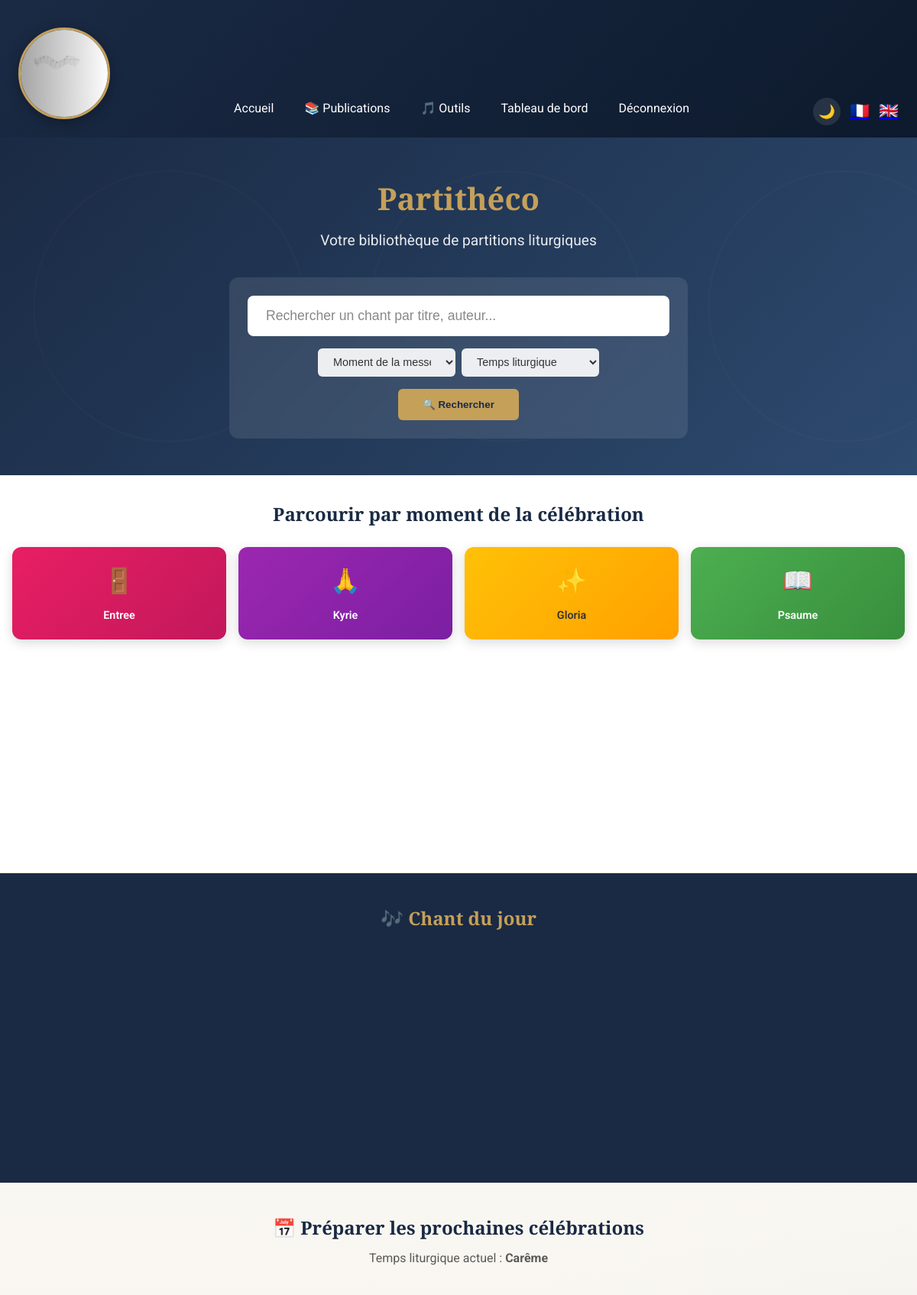
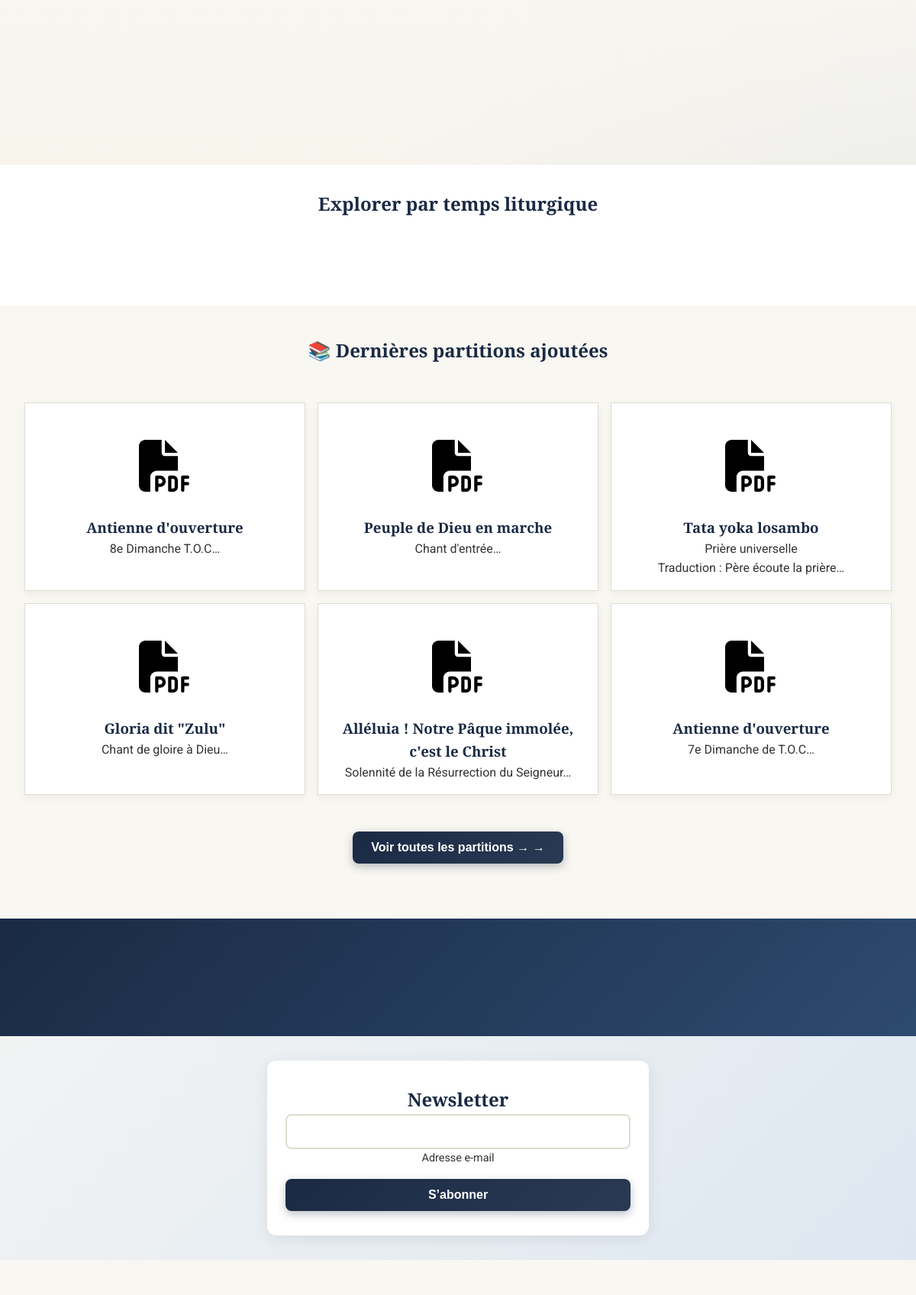
The page / (signed in, upper part) on the database its author committed (2 pictures, top to bottom).
### tables this page shows
CREATE TABLE projects (
                id INTEGER PRIMARY KEY AUTOINCREMENT,
                user_id INTEGER NOT NULL,
                title TEXT NOT NULL,
                description TEXT NOT NULL,
                thumbnail TEXT,
                date_publication DATETIME DEFAULT CURRENT_TIMESTAMP, media TEXT, author TEXT, arranger TEXT, genre TEXT, tonality TEXT, moment_messe TEXT, temps_liturgique TEXT, is_liturgical BOOLEAN DEFAULT 0, voix TEXT,
                FOREIGN KEY(user_id) REFERENCES users(id)
            );

### assets/locales/trad.php (called while the page is built, shortened)
<?php
$lang = $_SESSION['lang']
         ?? ($_COOKIE['lang'] ?? 'fr');
$transFile = __DIR__ . "/{$lang}.php";
$t = include $transFile;

### classes/ProjectRepository.php (called while the page is built, shortened)
<?php
class ProjectRepository {
    private PDO $pdo;
    public function __construct(PDO $pdo) {
        $this->pdo = $pdo;
    }
    public function getProjects(int $limit = 5, int $offset = 0): array {
        $stmt = $this->pdo->prepare("
            SELECT p.*, u.username
            FROM projects p
            JOIN users u ON p.user_id = u.id
            ORDER BY p.date_publication DESC
            LIMIT :limit OFFSET :offset
        ");
        $stmt->bindValue(':limit', $limit, PDO::PARAM_INT);
        $stmt->bindValue(':offset', $offset, PDO::PARAM_INT);
        $stmt->execute();
        return $stmt->fetchAll(PDO::FETCH_ASSOC);
    }
}

### classes/CatalogService.php (called while the page is built, shortened)
<?php
class CatalogService {
    public function getMoments(): array {
        return [
            ['slug' => 'entree', 'nom' => 'Entree', 'icon' => '🚪'],
            ['slug' => 'kyrie', 'nom' => 'Kyrie', 'icon' => '🙏'],
            ['slug' => 'gloria', 'nom' => 'Gloria', 'icon' => '✨'],
            ['slug' => 'psaume', 'nom' => 'Psaume', 'icon' => '📖'],
            ['slug' => 'acclamation', 'nom' => 'Acclamation', 'icon' => '🎵'],
            ['slug' => 'credo', 'nom' => 'Credo', 'icon' => '✝️'],
            ['slug' => 'offertoire', 'nom' => 'Offertoire', 'icon' => '🍞'],
            ['slug' => 'sanctus', 'nom' => 'Sanctus', 'icon' => '👼'],
            ['slug' => 'agnus', 'nom' => 'Agnus Dei', 'icon' => '🐑'],
            ['slug' => 'communion', 'nom' => 'Communion', 'icon' => '🍷'],
            ['slug' => 'envoi', 'nom' => 'Envoi', 'icon' => '🕊️'],
            ['slug' => 'marie', 'nom' => 'Chants a Marie', 'icon' => '💙'],
        ];
    }
    public function getTempsLiturgiques(bool $lowercaseSlugs = false): array {
        if ($lowercaseSlugs) {
            return [
                ['slug' => 'avent', 'nom' => 'Avent'],
                ['slug' => 'noel', 'nom' => 'Noël'],
                ['slug' => 'careme', 'nom' => 'Carême'],
                ['slug' => 'paques', 'nom' => 'Pâques'],
                ['slug' => 'ordinaire', 'nom' => 'Temps Ordinaire'],
            ];
        }
        return [
            ['slug' => 'Avent', 'nom' => 'Avent'],
            ['slug' => 'Noël', 'nom' => 'Noël'],
            ['slug' => 'Carême', 'nom' => 'Carême'],
            ['slug' => 'Pâques', 'nom' => 'Pâques'],
            ['slug' => 'Ordinaire', 'nom' => 'Temps Ordinaire'],
        ];
    }
    public function buildHomePageData(ProjectRepository $projectRepository): array {
        $projects = $projectRepository->getProjects(6, 0);
        $allProjects = $projectRepository->getProjects(100, 0);
        $chantDuJour = !empty($allProjects) ? $allProjects[array_rand($allProjects)] : null;
        try {
            $season = LiturgicalCalendar::nextSundaySeason();
            $suggestions = $projectRepository->getByTemps($season, 4);
        } catch (\Throwable $e) {
            $season = 'Ordinaire';
            $suggestions = [];
        }
        $prochainsDimanches = [];
        $today = new \DateTime();
        for ($i = 0; $i < 3; $i++) {
            $sunday = clone $today;
            $sunday->modify('next sunday');
            $sunday->modify("+{$i} week");
            $prochainsDimanches[] = [
                'date' => $sunday->format('d/m/Y'),
                'jour' => $sunday->format('l'),
                'temps' => $season,
            ];
        }
        return [
            'projects' => $projects,
            'allProjects' => $allProjects,
            'chantDuJour' => $chantDuJour,
            'season' => $season,
            'suggestions' => $suggestions,
            'prochainsDimanches' => $prochainsDimanches,
            'totalPartitions' => count($allProjects),
            'moments' => $this->getMoments(),
            'tempsLiturgiques' => $this->getTempsLiturgiques(true),
        ];
    }
}

### classes/LiturgicalCalendar.php (called while the page is built, shortened)
<?php
class LiturgicalCalendar {
    public static function easterDate(int $year): \DateTime {
        $a = $year % 19;
        $b = intdiv($year, 100);
        $c = $year % 100;
        $d = intdiv($b, 4);
        $e = $b % 4;
        $f = intdiv($b + 8, 25);
        $g = intdiv($b - $f + 1, 3);
        $h = (19 * $a + $b - $d - $g + 15) % 30;
        $i = intdiv($c, 4);
        $k = $c % 4;
        $l = (32 + 2 * $e + 2 * $i - $h - $k) % 7;
        $m = intdiv($a + 11 * $h + 22 * $l, 451);
        $month = intdiv($h + $l - 7 * $m + 114, 31);
        $day = (($h + $l - 7 * $m + 114) % 31) + 1;
        return new \DateTime("$year-$month-$day");
    }
    public static function getSeason(\DateTime $date): string {
        $year = (int)$date->format('Y');
        $easter = self::easterDate($year);
        $ashWednesday = (clone $easter)->modify('-46 days');
        $christmas = new \DateTime("$year-12-25");
        $adventStart = clone $christmas;
        $prevChristmas = new \DateTime(($year - 1) . "-12-25");
        $epiphany = new \DateTime("$year-01-06");
        $baptismOfLord = (clone $epiphany)->modify('next sunday');
        $holyThursday = (clone $easter)->modify('-3 days');
        if ($date >= $ashWednesday && $date < $holyThursday) {
            return 'Carême';
        }
        return 'Ordinaire';
    }
    public static function nextSundaySeason(): string {
        $today = new \DateTime();
        $nextSunday = clone $today;
        if ($today->format('N') != 7) {
            $nextSunday->modify('next sunday');
        }
        return self::getSeason($nextSunday);
    }
}

### index.php (the view, shortened to what this page needs)
<?php
require_once __DIR__ . '/assets/locales/trad.php';
$successNL = false;
$db         = new Database();
$pdo        = $db->getPDO();
$projectRepository = new ProjectRepository($pdo);
$catalogService = new CatalogService();
$homeData = $catalogService->buildHomePageData($projectRepository);
extract($homeData, EXTR_SKIP);
include __DIR__ . '/includes/header.php';
include __DIR__ . '/includes/navbar.php';
?>
<main>
  <section class="hero-section">
    <div class="hero-content">
      <h1>Partithéco</h1>
      <p class="tagline">Votre bibliothèque de partitions liturgiques</p>
      <div class="hero-search">
        <form action="publications.php" method="get">
          <input type="text" name="q" placeholder="Rechercher un chant par titre, auteur...">
          <div class="search-filters-row">
            <select name="moment">
              <option value="">Moment de la messe</option>
            </select>
            <select name="temps">
              <option value="">Temps liturgique</option>
            </select>
          </div>
          <button type="submit" class="btn-search">🔍 Rechercher</button>
        </form>
      </div>
    </div>
  </section>
  <section class="moments-nav">
    <h2>Parcourir par moment de la célébration</h2>
    <div class="moments-grid">
      <?php foreach ($moments as $m): ?>
        <a href="publications.php?moment=<?= $m['slug'] ?>&lang=<?= $lang ?>" class="moment-card <?= $m['slug'] ?>">
          <span class="icon"><?= $m['icon'] ?></span>
          <span><?= $m['nom'] ?></span>
        </a>
      <?php endforeach; ?>
    </div>
  </section>
  <?php if ($chantDuJour): ?>
  <section class="chant-jour">
    <h2>🎶 Chant du jour</h2>
  </section>
  <?php endif; ?>
  <section class="calendar-section">
    <h2>📅 Préparer les prochaines célébrations</h2>
    <p class="subtitle">Temps liturgique actuel : <strong><?= htmlspecialchars($season) ?></strong></p>
    <div class="calendar-cards">
    </div>
  </section>
  <section class="temps-section">
    <h2>Explorer par temps liturgique</h2>
    <div class="temps-grid">
    </div>
  </section>
  <section class="publications-section">
    <h2>📚 Dernières partitions ajoutées</h2>
    <div id="projectsContainer">
      <?php $i = 0; ?>
      <?php foreach ($projects as $project): ?>
        <?php
          $file    = $project['thumbnail'] ?? '';
          $ext     = strtolower(pathinfo($file, PATHINFO_EXTENSION));
          $fileUrl = "assets/img/{$file}";
          $detail  = "project.php?id={$project['id']}&lang={$lang}";
        ?>
        <div class="project-item" style="--order: <?= $i++ ?>">
          <?php if (in_array($ext, ['jpg','jpeg','png','gif'])): ?>
            <a href="javascript:void(0)" onclick="openLightbox('<?= htmlspecialchars($fileUrl) ?>')">
              <img
                src="<?= htmlspecialchars($fileUrl) ?>"
                alt="<?= htmlspecialchars($project['title'], ENT_NOQUOTES, 'UTF-8', false) ?>"
                class="project-thumbnail">
            </a>
          <?php elseif ($ext === 'pdf'): ?>
            <a href="javascript:void(0)" onclick="openPDF('<?= htmlspecialchars($fileUrl) ?>')">
              <img
                src="/assets/static/file-pdf-solid.svg"
                alt="PDF : <?= htmlspecialchars($project['title'],ENT_NOQUOTES, 'UTF-8', false) ?>"
                class="project-thumbnail pdf-icon">
            </a>
          <?php endif; ?>
          <h3>
            <a href="<?= htmlspecialchars($detail) ?>">
              <?= htmlspecialchars($project['title'], ENT_NOQUOTES, 'UTF-8', false) ?>
            </a>
          </h3>
          <p>
            <?= nl2br(htmlspecialchars(substr($project['description'], 0, 80), ENT_NOQUOTES, 'UTF-8', false)) ?>…
          </p>
        </div>
      <?php endforeach; ?>
    </div>
    <button
      type="button"
      class="btn-load-more"
      onclick="location.href='publications.php?lang=<?= htmlspecialchars($lang) ?>'">
      Voir toutes les partitions →
    </button>
  </section>
  <section class="stats-section">
    <div class="stats-grid">
    </div>
  </section>
  <section id="newsletter" class="animated-form centered-section">
    <h2 class="fade-in-up" style="--delay:0.1s;">
      <?= htmlspecialchars($t['newsletter']['title']) ?>
    </h2>
    <?php if (!empty($successNL)): ?>
      <p class="fade-in-up" style="--delay:0.2s;">
        <?= htmlspecialchars($t['newsletter']['success']) ?>
      </p>
    <?php else: ?>
      <?php $delay = 0.2; ?>
      <form method="post" class="newsletter-form" novalidate>
        <div class="form-group" style="--delay:<?= $delay ?>s">
          <input
            type="email"
            id="newsletterEmail"
            name="newsletter_email"
            placeholder=" "
            required>
          <label for="newsletterEmail">
            <?= htmlspecialchars($t['form']['email']) ?>
          </label>
          <div class="form-line"></div>
        </div>
        <?php $delay += 0.1; ?>
        <button
          type="submit"
          name="newsletter_submit"
          class="form-btn btn-primary"
          style="--delay:<?= $delay ?>s;">
          <?= htmlspecialchars($t['buttons']['subscribe']) ?>
        </button>
      </form>
    <?php endif; ?>
  </section>
</main>

### assets/css/base.css (style rules this page uses)
:root { --color-lit-night: #1a2a44; --color-lit-gold: #c5a059; --color-lit-white: #f9f7f2; --color-lit-accent: #8e2424; --primary-light: var(--color-lit-night); --text-action: var(--color-lit-accent); --background: var(--color-lit-white); --font-family: 'Roboto', Arial, sans-serif; --card-bg: #ffffff; --text-color: #333333; --border-color: #e0dcd0; --navbar-shadow: rgba(0,0,0,0.15); --skeleton-bg: #e8e4dc; }
*, *::before, *::after { box-sizing: border-box; margin: 0; padding: 0; }
html, body { height: 100%; }
body { display: flex; flex-direction: column; min-height: 100vh; font-family: var(--font-family); background-color: var(--background); color: var(--text-color); line-height: 1.6; transition: background-color 0.3s, color 0.3s; }
main { flex: 1; position: relative; z-index: 0; transition: background 0.3s; }
main { background: linear-gradient( 135deg, rgba(255, 255, 255, 0.272) 50%, rgba(220,230,240,0.95) 100% ); }

### assets/css/animations.css (style rules this page uses)
.fade-in-up { opacity: 0; transform: translateY(20px); animation: fadeInUp 0.6s ease-out forwards; animation-delay: var(--delay, 0s); text-align: center; }

### assets/css/buttons.css (style rules this page uses)
.btn-primary, .btn-load-more, .newsletter-form button, .comment-form button, #backToTop { display: inline-flex; align-items: center; justify-content: center; gap: 0.5rem; padding: 0.75rem 1.5rem; background: linear-gradient(135deg, var(--color-lit-night) 0%, #2a3a54 100%); color: #fff; font-weight: 600; font-size: 1rem; border: none; border-radius: 8px; box-shadow: 0 4px 12px rgba(26, 42, 68, 0.3); cursor: pointer; transition: all 0.3s ease; text-decoration: none; }
.btn-load-more { display: block; margin: 2rem auto; }
.btn-load-more::after { content: '→'; transition: margin-left 0.2s ease; }

### assets/css/projects.css (style rules this page uses)
#projectsContainer { display:flex !important; flex-wrap:wrap !important; gap:1rem !important; padding:1rem !important; justify-content: center !important; }
.project-item { background: var(--card-bg); border: 1px solid var(--border-color); padding: 1rem; flex: 1 1 300px; box-shadow: 0 0 5px rgba(0,0,0,0.1); transition: transform .3s, box-shadow .3s, background .3s, border .3s; opacity: 0; transform: translateY(20px); animation: fadeInUp .6s ease-out forwards; animation-delay: calc(var(--order)*100ms); }
.project-thumbnail { width:100%; height:100px; object-fit:cover; border-radius:4px; margin-bottom:.5rem; }
.pdf-icon { display:block; width:150px; margin:1rem auto; object-fit:contain; background:#fff; padding:1rem; border-radius:4px; }
.project-item h3, .project-item p { text-align:center; }
.project-item a { text-decoration:none; color: var(--text-action); font-weight:bold; }

### assets/css/forms.css (style rules this page uses)
.animated-form { width: 90%; max-width: 800px; margin: 2rem auto; padding: 2rem 1.5rem; background: var(--card-bg); border-radius: 12px; box-shadow: 0 4px 20px rgba(0,0,0,0.08); }
.form-group { position: relative; margin-bottom: 1.5rem; opacity: 0; transform: translateY(20px); animation: fadeInUp 0.6s ease-out forwards; animation-delay: var(--delay, 0s); }
.form-group input, .form-group textarea, .form-group select { width: 100%; border: none; border-bottom: 2px solid var(--color-lit-night); padding: 0.8rem 0; background: transparent; font-size: 1rem; color: var(--text-color); outline: none; transition: border-color 0.3s ease; }
.form-group input::placeholder, .form-group textarea::placeholder { color: #999; font-style: italic; }
.form-group label { position: absolute; top: 0.8rem; left: 0; font-size: 1rem; color: var(--text-color); opacity: 0.7; pointer-events: none; transition: transform 0.3s, font-size 0.3s, color 0.3s, opacity 0.3s; }
.form-group input:focus + label, .form-group input:not(:placeholder-shown) + label, .form-group textarea:focus + label, .form-group textarea:not(:placeholder-shown) + label { transform: translateY(-1.5rem) scale(0.85); color: var(--color-lit-gold); }
.form-line { position: absolute; bottom: 0; left: 0; width: 100%; height: 2px; overflow: hidden; }
.form-line::before { content: ""; position: absolute; width: 100%; height: 100%; background: var(--color-lit-gold); transform: scaleX(0); transform-origin: left; transition: transform 0.3s ease; }
.form-btn { margin-top: 1.5rem; width: 100%; padding: 1rem 2rem; background: linear-gradient(135deg, var(--color-lit-night) 0%, #2a3a54 100%); color: white; border: none; border-radius: 8px; font-size: 1.1rem; font-weight: 600; cursor: pointer; transition: all 0.3s ease; }

### rows shown on the page
projects: title "Antienne d'ouverture", description "8e Dimanche T.O.C"
projects: title "Peuple de Dieu en marche", description "Chant d'entrée"
projects: title "Tata yoka losambo", description "Prière universelle Traduction : Père écoute la prière"
projects: title "Gloria dit \"Zulu\"", description "Chant de gloire à Dieu"
projects: title "Alléluia ! Notre Pâque immolée, c'est le Christ", description "Solennité de la Résurrection du Seigneur"
projects: title "Antienne d'ouverture", description "7e Dimanche de T.O.C"

### other values the page prints
$t['nav']['home'] "Accueil"
$t['nav']['admin'] "Tableau de bord"
$t['nav']['logout'] "Déconnexion"
$m['icon'] "🚪"
$m['nom'] "Entree"
$m['icon'] "🙏"
$m['nom'] "Kyrie"
$m['icon'] "✨"
$m['nom'] "Gloria"
$m['icon'] "📖"
$m['nom'] "Psaume"
$season "Carême"
$t['newsletter']['title'] "Newsletter"
$t['form']['email'] "Adresse e-mail"
$t['buttons']['subscribe'] "S’abonner"
